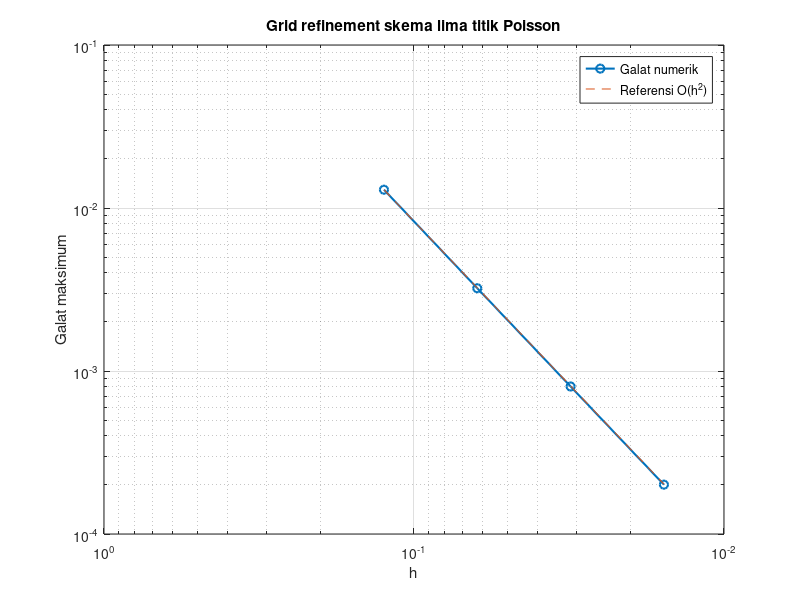

Source code (MATLAB): (Note: this script raises an error after producing the figure.)
%% Poisson verification using a manufactured exact solution
% -Delta u = f on (0,1)^2, u=0 at the boundary
% choose u_exact = sin(pi x) sin(pi y)
clear; close all; clc
Ns=[8 16 32 64]; err=zeros(size(Ns));
for kk=1:numel(Ns)
    N=Ns(kk); h=1/N; x=(h:h:1-h)'; n=N-1;
    [X,Y]=ndgrid(x,x);
    f=2*pi^2*sin(pi*X).*sin(pi*Y);
    e=ones(n,1); T=spdiags([-e 4*e -e],-1:1,n,n);
    A=(kron(speye(n),T)+kron(spdiags([-e -e],[-1 1],n,n),speye(n)))/h^2;
    uh=A\f(:); uh=reshape(uh,n,n);
    ue=sin(pi*X).*sin(pi*Y);
    err(kk)=max(abs(uh(:)-ue(:)));
end
loglog(1./Ns,err,'o-','LineWidth',1.5); hold on
loglog(1./Ns,err(1)*((1./Ns)/(1/Ns(1))).^2,'--'); grid on
set(gca,'XDir','reverse'); xlabel('h'); ylabel('Galat maksimum')
legend('Galat numerik','Referensi O(h^2)','Location','best')
title('Grid refinement skema lima titik Poisson')
disp(table(Ns(:),(1./Ns(:)),err(:),'VariableNames',{'N','h','MaxError'}))
